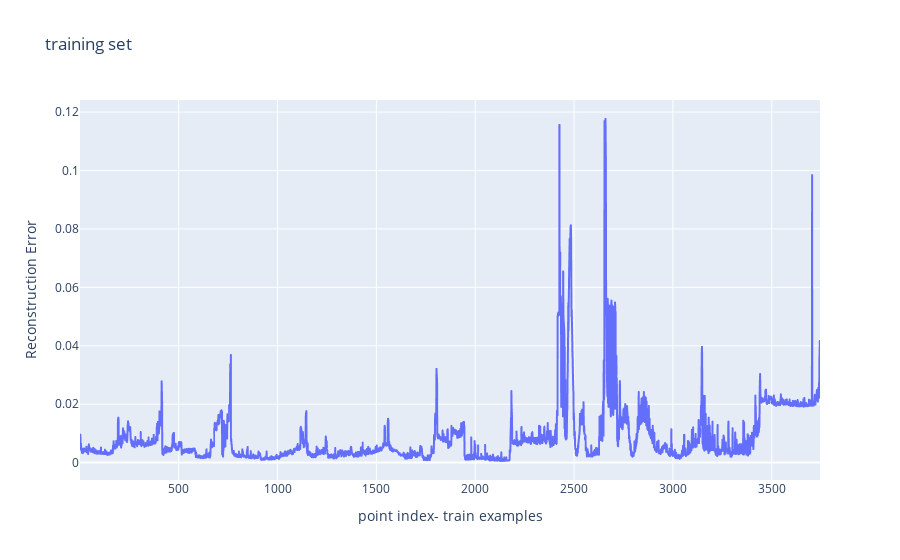

Notebook code for this chart:
### Code cell
# data to be plotted
x = np.arange(1,len(BigX)+1)
#print(x)
#print(num_examples_test)

# plotting
plt.title("errors")
plt.xlabel("point index- test examples")
plt.ylabel("Reconstruction Error")
plt.plot(x, mse, color ="green")
plt.show()


orgfig = px.line(x=x, y=mse, title="training set",
                #   xaxis_title="point index- test examples for set:"+str(i),
                # yaxis_title="Reconstruction Error",
                    labels={
                     "x": "point index- train examples",
                     "y": "Reconstruction Error"
                 }
                  ) 
orgfig.show()

### Figure 1 — Plotly figure (JSON) as saved in the notebook; plotly's stock layout.template omitted (floating-point values rounded to 4 significant figures; data arrays with more than 128 entries replaced by an {"elided": "..."} marker saying what was removed)
{"data": [{"hovertemplate": "point index- train examples=%{x}<br>Reconstruction Error=%{y}<extra></extra>", "legendgroup": "", "line": {"color": "#636efa", "dash": "solid"}, "marker": {"symbol": "circle"}, "mode": "lines", "name": "", "showlegend": false, "type": "scattergl", "x": {"elided": "3744 int values"}, "xaxis": "x", "y": {"elided": "3744 float values"}, "yaxis": "y"}], "layout": {"legend": {"tracegroupgap": 0}, "title": {"text": "training set"}, "xaxis": {"anchor": "y", "domain": [0, 1], "title": {"text": "point index- train examples"}}, "yaxis": {"anchor": "x", "domain": [0, 1], "title": {"text": "Reconstruction Error"}}}}
